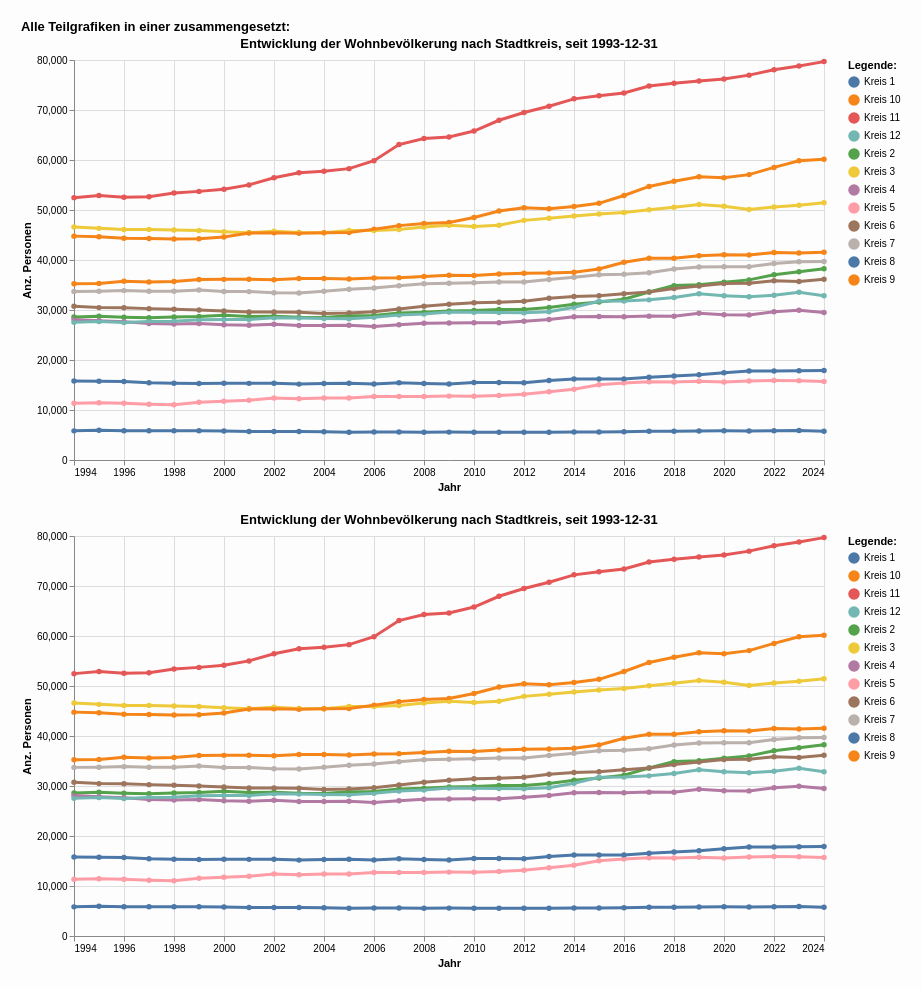

This figure's notebook cell:
### Markdown cell above
##### Kombinierte Grafik in Altair

### Code cell
# Kombiniere die Grafiken horizontal
top_row = alt.hconcat(grafik1, grafik1)
#combined_chart = alt.vconcat(top_row,grafik3)
combined_chart = alt.vconcat(grafik1, grafik1, spacing=20)

# Optional: Füge einen Titel für die gesamte Grafik hinzu
final_chart = combined_chart.properties(
    title="Alle Teilgrafiken in einer zusammengesetzt:    ",  
    background="#FDFDFD",
    padding={"left": 20, "top": 20, "right": 20, "bottom": 20},
    autosize={"type": "fit", "contains": "padding"}
)
#Legenden nicht zusammenfügen
final_chart = final_chart.resolve_scale(
    color='independent',
    shape='independent',
    size='independent'
)

# Zeigen Sie die Grafik an
final_chart

### Figure 1 — Vega-Lite specification as saved in the notebook (floating-point values rounded to 4 significant figures; data arrays with more than 128 entries replaced by an {"elided": "..."} marker saying what was removed)
{"config": {"view": {"continuousWidth": 300, "continuousHeight": 300}}, "vconcat": [{"layer": [{"mark": {"type": "circle"}, "encoding": {"color": {"field": "KreisLang", "legend": {"orient": "right", "title": "Legende:"}, "type": "nominal"}, "opacity": {"value": 1.3}, "tooltip": [{"field": "StichtagDatJahr", "type": "temporal"}, {"field": "KreisLang", "type": "nominal"}, {"field": "sum_WBev", "type": "quantitative"}], "x": {"axis": {"title": "Jahr"}, "field": "StichtagDatJahr", "type": "temporal"}, "y": {"axis": {"title": "Anz. Personen"}, "field": "sum_WBev", "type": "quantitative"}}, "name": "view_1", "title": "Entwicklung der Wohnbevölkerung nach Stadtkreis, seit 1993-12-31"}, {"mark": {"type": "line"}, "encoding": {"color": {"field": "KreisLang", "legend": {"orient": "right", "title": "Legende:"}, "type": "nominal"}, "size": {"condition": {"test": {"not": {"param": "param_1"}}, "value": 1.2}, "value": 3}, "tooltip": [{"field": "StichtagDatJahr", "type": "temporal"}, {"field": "KreisLang", "type": "nominal"}, {"field": "sum_WBev", "type": "quantitative"}], "x": {"axis": {"title": "Jahr"}, "field": "StichtagDatJahr", "type": "temporal"}, "y": {"axis": {"title": "Anz. Personen"}, "field": "sum_WBev", "type": "quantitative"}}, "title": "Entwicklung der Wohnbevölkerung nach Stadtkreis, seit 1993-12-31"}], "height": 400, "width": 750}, {"layer": [{"mark": {"type": "circle"}, "encoding": {"color": {"field": "KreisLang", "legend": {"orient": "right", "title": "Legende:"}, "type": "nominal"}, "opacity": {"value": 1.3}, "tooltip": [{"field": "StichtagDatJahr", "type": "temporal"}, {"field": "KreisLang", "type": "nominal"}, {"field": "sum_WBev", "type": "quantitative"}], "x": {"axis": {"title": "Jahr"}, "field": "StichtagDatJahr", "type": "temporal"}, "y": {"axis": {"title": "Anz. Personen"}, "field": "sum_WBev", "type": "quantitative"}}, "name": "view_1", "title": "Entwicklung der Wohnbevölkerung nach Stadtkreis, seit 1993-12-31"}, {"mark": {"type": "line"}, "encoding": {"color": {"field": "KreisLang", "legend": {"orient": "right", "title": "Legende:"}, "type": "nominal"}, "size": {"condition": {"test": {"not": {"param": "param_1"}}, "value": 1.2}, "value": 3}, "tooltip": [{"field": "StichtagDatJahr", "type": "temporal"}, {"field": "KreisLang", "type": "nominal"}, {"field": "sum_WBev", "type": "quantitative"}], "x": {"axis": {"title": "Jahr"}, "field": "StichtagDatJahr", "type": "temporal"}, "y": {"axis": {"title": "Anz. Personen"}, "field": "sum_WBev", "type": "quantitative"}}, "title": "Entwicklung der Wohnbevölkerung nach Stadtkreis, seit 1993-12-31"}], "height": 400, "width": 750}], "autosize": {"type": "fit", "contains": "padding"}, "background": "#FDFDFD", "data": {"name": "data-72d64d74bbd9c118b23c06e7f1644cb1"}, "padding": {"left": 20, "top": 20, "right": 20, "bottom": 20}, "params": [{"name": "param_1", "select": {"type": "point", "fields": ["KreisLang:N"], "nearest": true, "on": "pointerover"}, "views": ["view_1"]}], "resolve": {"scale": {"color": "independent", "shape": "independent", "size": "independent"}}, "spacing": 20, "title": "Alle Teilgrafiken in einer zusammengesetzt:    ", "$schema": "https://vega.github.io/schema/vega-lite/v5.8.0.json", "datasets": {"data-72d64d74bbd9c118b23c06e7f1644cb1": {"elided": "372 records"}}}
